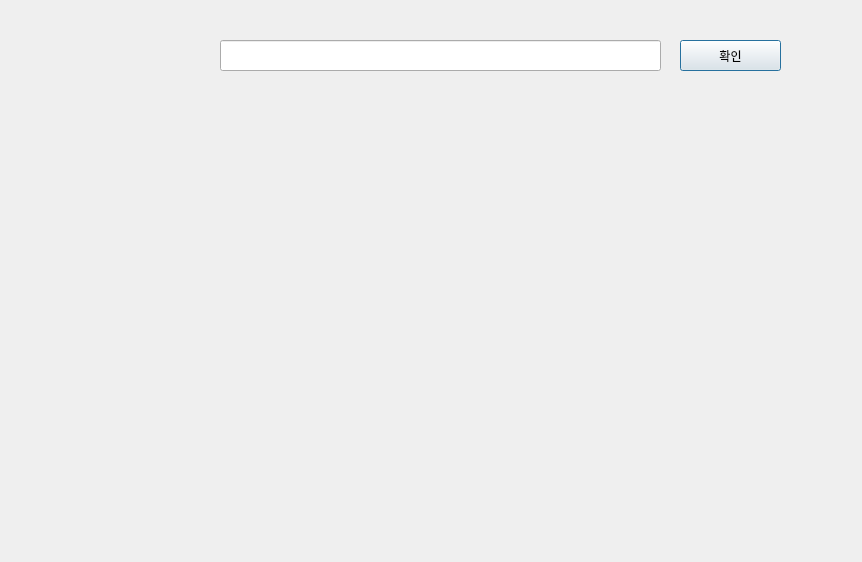
<?xml version="1.0" encoding="UTF-8"?>
<ui version="4.0">
 <class>Dialog</class>
 <widget class="QDialog" name="Dialog">
  <property name="geometry">
   <rect>
    <x>0</x>
    <y>0</y>
    <width>862</width>
    <height>562</height>
   </rect>
  </property>
  <property name="windowTitle">
   <string>Dialog</string>
  </property>
  <widget class="QLineEdit" name="q_lineEdit">
   <property name="geometry">
    <rect>
     <x>220</x>
     <y>40</y>
     <width>441</width>
     <height>31</height>
    </rect>
   </property>
  </widget>
  <widget class="QPushButton" name="pushButton">
   <property name="geometry">
    <rect>
     <x>680</x>
     <y>40</y>
     <width>101</width>
     <height>31</height>
    </rect>
   </property>
   <property name="text">
    <string>확인</string>
   </property>
  </widget>
 </widget>
 <resources/>
 <connections/>
</ui>
